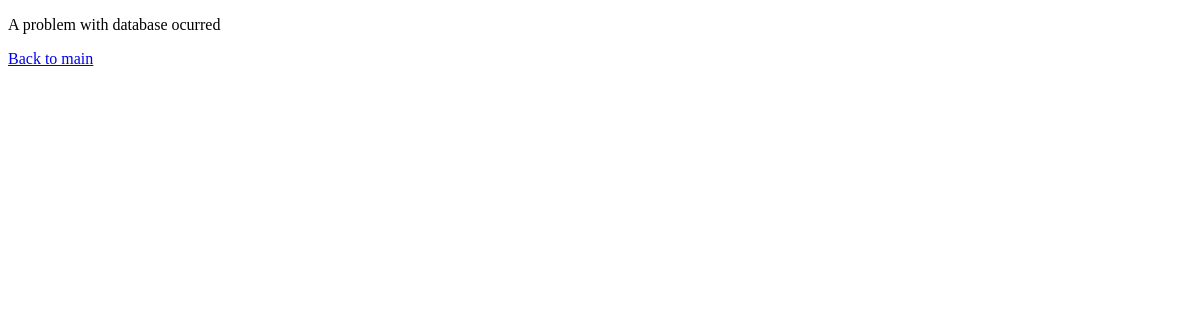
The app's page /index.php?controller=travel&action=getAllTravels, older data.
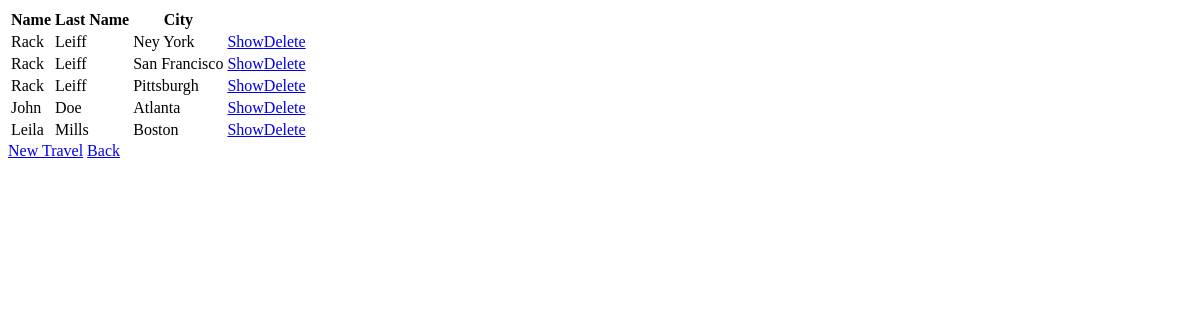
The same page, newer data.
### tables this page shows
CREATE TABLE `travels` (
  `id` int(11) NOT NULL,
  `user_id` int(11) NOT NULL,
  `city_id` int(11) NOT NULL
);

CREATE TABLE `employees` (
  `id` int(50) NOT NULL,
  `name` varchar(50) NOT NULL,
  `lastName` varchar(50) DEFAULT '""',
  `email` varchar(50) NOT NULL,
  `gender` varchar(50) DEFAULT '""',
  `age` int(50) NOT NULL,
  `streetAddress` varchar(50) NOT NULL,
  `city` varchar(50) NOT NULL,
  `state` varchar(3) NOT NULL,
  `PC` varchar(50) NOT NULL,
  `phoneNumber` varchar(50) NOT NULL,
  `avatar` varchar(100) DEFAULT '"..\\/assets\\/images\\/no-user.png"'
);

CREATE TABLE `cities` (
  `id` int(11) NOT NULL,
  `name` varchar(50) NOT NULL
);

### helpers/helpers.php (called while the page is built)
<?php
function error($error)
{
  $errorMsg = $error;
  require_once VIEWS . "/error/error.php";
}

### models/travelModel.php (called while the page is built, shortened)
<?php
function get()
{
    try {
        global $dataBase;
        $response = mysqli_query($dataBase, 'SELECT employees.name,employees.lastName,cities.name,travels.id FROM employees INNER JOIN travels ON employees.id = travels.user_id INNER JOIN cities ON travels.city_id = cities.id');
        return mysqli_fetch_all($response);
      } catch (Throwable $th) {
        return false;
      }
}

### views/travel/travelDashboard.php (the view, shortened to what this page needs)
<!DOCTYPE html>
<html lang="en">
<head>
</head>
<body>
  <table class="table">
    <tr>
      <th>Name</th>
      <th>Last Name</th>
      <th>City</th>
    </tr>
    <?php
    if (isset($travels)) {
        foreach ($travels as $travel) {
            echo "<tr>";
            echo "<td>$travel[0]</td>";
            echo "<td>$travel[1]</td>";
            echo "<td>$travel[2]</td>";
            echo "<td><a  href='index.php?controller=travel&action=getTravel&id=$travel[3]' class='button'>Show</a><a  href='index.php?controller=travel&action=deleteTravel&id=$travel[3]' class='button'>Delete</a></td>";
            echo "</tr>";
        }
    } else {
      error("A problem with database ocurred");
    }
    ?>
  </table>
  <a href="index.php?controller=travel&action=newTravel">New Travel</a>
  <a href="index.php">Back</a>
</body>
</html>

### views/error/error.php (shortened to what this page needs)
<!DOCTYPE html>
<html lang="en">
<head>
</head>
<body>
  <main class="main">
    <?= isset($errorMsg) ? "<p class='error'>$errorMsg</p>" : "<p class='error'>Fatal Error</p>" ?>
    <a class="buttons" href='index.php'>Back to main</a>
  </main>
</body>
</html>

Row changes from the older to the newer data that the page shows:
added travels: user.name "Rack", user.lastName "Leiff", city.name "Ney York"
added travels: user.name "Rack", user.lastName "Leiff", city.name "San Francisco"
added travels: user.name "Rack", user.lastName "Leiff", city.name "Pittsburgh"
added travels: user.name "John", user.lastName "Doe", city.name "Atlanta"
added travels: user.name "Leila", user.lastName "Mills", city.name "Boston"
Text that changed along with them:
$errorMsg: "A problem with database ocurred" → (not shown)
text no longer shown: "Back to main"
text now shown: "Name Last Name City New Travel Back"
